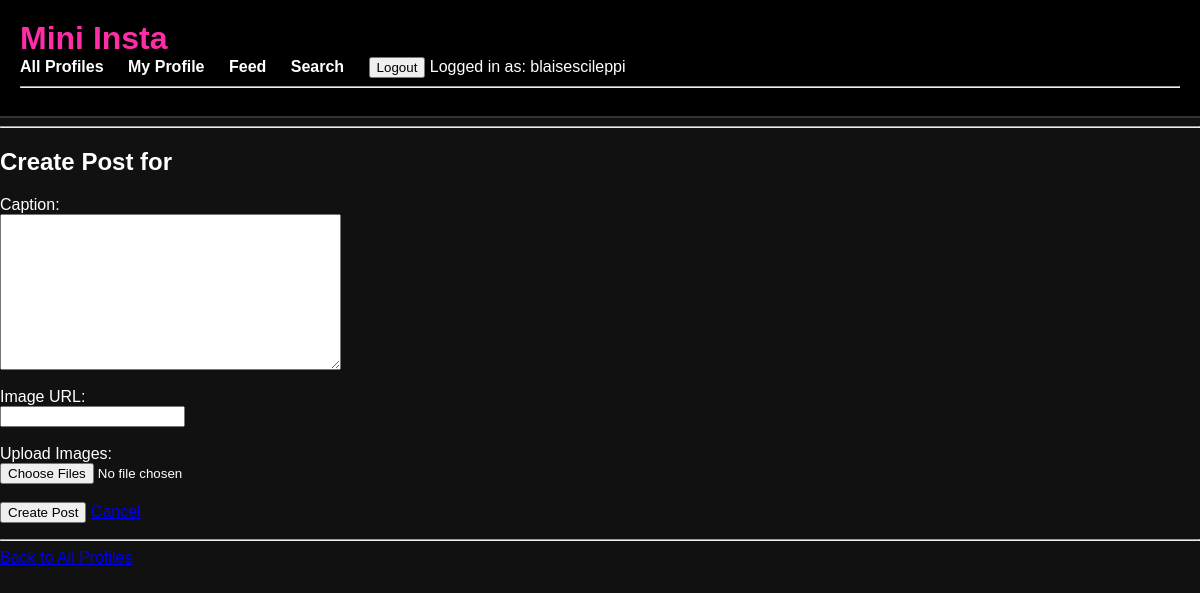
The page /mini_insta/profile/create_post (signed in) on the database as committed earlier.
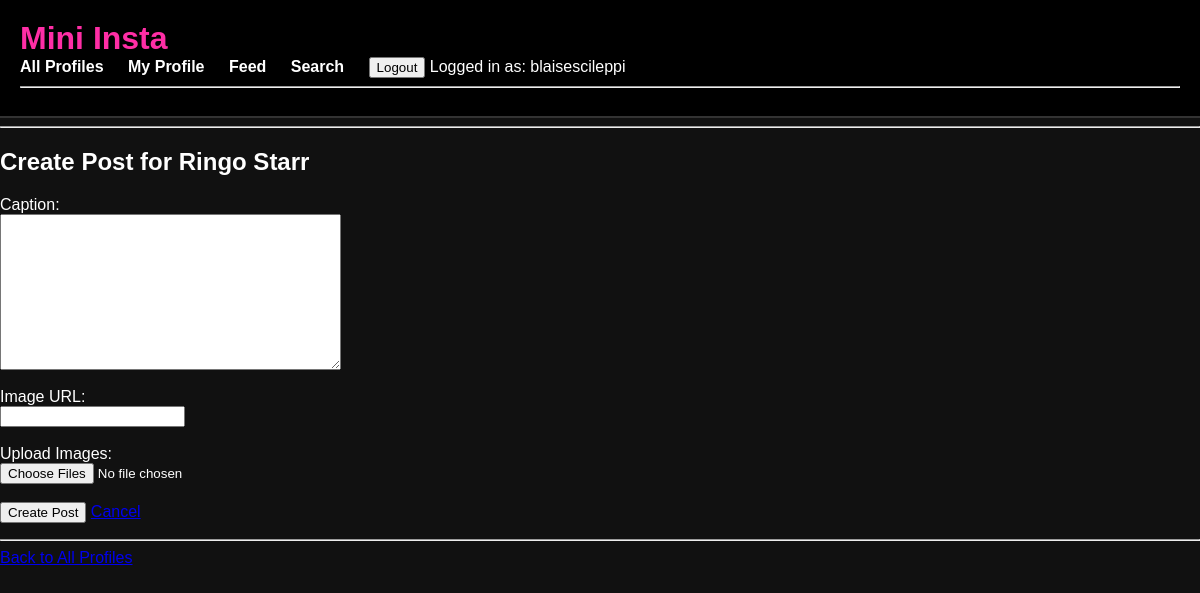
The same page on the database as committed later.
### mini_insta/models.py (models this page shows, shortened)
class Profile(models.Model):
    user = models.OneToOneField(User, on_delete=models.CASCADE)
    username = models.TextField(blank=False)
    display_name = models.TextField(blank=False)
    profile_image_url = models.URLField(blank=True)
    bio_text = models.TextField(blank=True)
    join_date = models.DateField(auto_now_add=True)

### mini_insta/views.py (the view, shortened to what this page needs)
# urls.py: path("profile/create_post", CreatePostView.as_view(), name="create_post"),
class CreatePostView(UserOwnsProfileMixin, CreateView):
    form_class = CreatePostForm
    template_name = "mini_insta/create_post_form.html"
    def get_context_data(self, **kwargs):
        context = super().get_context_data(**kwargs)
        context['profile'] = self.get_user_profile()
        return context

### mini_insta/forms.py
class CreatePostForm(forms.ModelForm):
    image_url = forms.URLField(required=False)
    class Meta:
        model = Post
        fields = ['caption']

### mini_insta/views.py (called while the page is built)
    def get_user_profile(self):
        return Profile.objects.filter(user=self.request.user).first()

### mini_insta/templates/mini_insta/create_post_form.html (shortened to what this page needs)
{% extends "mini_insta/base.html" %}
{% block content %}
<h2>Create Post for {{ profile.display_name }}</h2>
<form method="POST" enctype="multipart/form-data">
    <label>Caption:</label><br>
    {{ form.caption }}<br><br>
    <label>Image URL:</label><br>
    {{ form.image_url }}<br><br>
    <label>Upload Images:</label><br>
    <input type="file" name="files" multiple><br><br>
    <button type="submit">Create Post</button>
    <a href="{% url 'show_profile' profile.pk %}">Cancel</a>
</form>
{% endblock %}

### mini_insta/templates/mini_insta/base.html (shortened to what this page needs)
{% load static %}
<html>
  <head>
    <link rel="stylesheet" href="{% static 'mini_insta.css' %}">
  </head>
  <body>
    <header>
      <h1>Mini Insta</h1>
      <nav>
        <a href="{% url 'show_all_profiles' %}">All Profiles</a>
        {% if request.user.is_authenticated %}
          <a href="{% url 'my_profile' %}">My Profile</a>
          <a href="{% url 'show_feed' %}">Feed</a>
          <a href="{% url 'search' %}">Search</a>
          <form action="{% url 'logout' %}" method="POST" style="display:inline;">
            <button type="submit">Logout</button>
          </form>
          <span>Logged in as: {{ request.user.username }}</span>
        {% else %}
          <a href="{% url 'login' %}">Login</a>
          <a href="{% url 'create_profile' %}">Create Profile</a>
        {% endif %}
      </nav>
      <hr>
    </header>
    <hr>
    {% block content %}
    {% endblock %}
    <footer>
      <hr>
      <a href="{% url 'show_all_profiles' %}">Back to All Profiles</a>
    </footer>
  </body>
</html>

### static/mini_insta.css (style rules this page uses)
body { margin: 0; font-family: Arial, Helvetica, sans-serif; background: #111; color: white; }
header { background: black; padding: 20px; border-bottom: 2px solid #333; }
header h1 { margin: 0; font-size: 32px; color: #ff2ea6; }
nav a { color: white; text-decoration: none; margin-right: 20px; font-weight: bold; }

Rows that differ between the two databases and show on the page:
now on this page (row edited): Profile: display_name "Ringo Starr"
